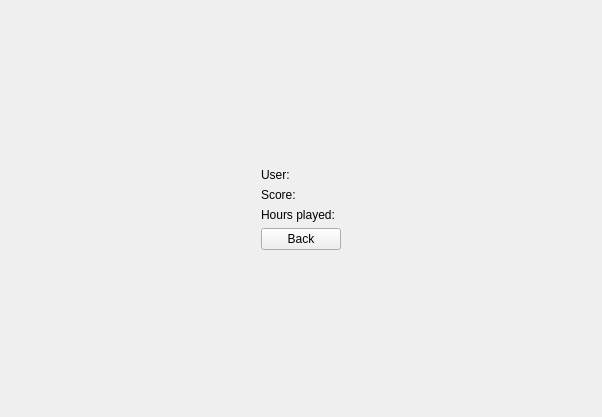
<?xml version="1.0" encoding="UTF-8"?>
<ui version="4.0">
 <class>ProfileWidget</class>
 <widget class="QWidget" name="ProfileWidget">
  <property name="geometry">
   <rect>
    <x>0</x>
    <y>0</y>
    <width>602</width>
    <height>417</height>
   </rect>
  </property>
  <property name="windowTitle">
   <string>ProfileWidget</string>
  </property>
  <layout class="QGridLayout" name="gridLayout_2">
   <item row="0" column="0">
    <widget class="QWidget" name="widget_2" native="true">
     <layout class="QGridLayout" name="gridLayout">
      <item row="0" column="0">
       <spacer name="horizontalSpacer">
        <property name="orientation">
         <enum>Qt::Orientation::Horizontal</enum>
        </property>
        <property name="sizeHint" stdset="0">
         <size>
          <width>40</width>
          <height>20</height>
         </size>
        </property>
       </spacer>
      </item>
      <item row="0" column="1">
       <widget class="QWidget" name="widget" native="true">
        <layout class="QVBoxLayout" name="verticalLayout_2">
         <item>
          <layout class="QVBoxLayout" name="verticalLayout">
           <item>
            <spacer name="verticalSpacer_2">
             <property name="orientation">
              <enum>Qt::Orientation::Vertical</enum>
             </property>
             <property name="sizeHint" stdset="0">
              <size>
               <width>20</width>
               <height>40</height>
              </size>
             </property>
            </spacer>
           </item>
           <item>
            <widget class="QLabel" name="usernameLabel">
             <property name="text">
              <string>User:</string>
             </property>
             <property name="alignment">
              <set>Qt::AlignmentFlag::AlignLeading|Qt::AlignmentFlag::AlignLeft|Qt::AlignmentFlag::AlignVCenter</set>
             </property>
            </widget>
           </item>
           <item>
            <widget class="QLabel" name="scoreLabel">
             <property name="text">
              <string>Score:</string>
             </property>
             <property name="alignment">
              <set>Qt::AlignmentFlag::AlignLeading|Qt::AlignmentFlag::AlignLeft|Qt::AlignmentFlag::AlignVCenter</set>
             </property>
            </widget>
           </item>
           <item>
            <widget class="QLabel" name="hoursLabel">
             <property name="text">
              <string>Hours played:</string>
             </property>
            </widget>
           </item>
           <item alignment="Qt::AlignmentFlag::AlignHCenter">
            <widget class="QPushButton" name="backButton">
             <property name="sizePolicy">
              <sizepolicy hsizetype="Fixed" vsizetype="Fixed">
               <horstretch>0</horstretch>
               <verstretch>0</verstretch>
              </sizepolicy>
             </property>
             <property name="text">
              <string>Back</string>
             </property>
            </widget>
           </item>
           <item>
            <spacer name="verticalSpacer">
             <property name="orientation">
              <enum>Qt::Orientation::Vertical</enum>
             </property>
             <property name="sizeHint" stdset="0">
              <size>
               <width>20</width>
               <height>40</height>
              </size>
             </property>
            </spacer>
           </item>
          </layout>
         </item>
        </layout>
       </widget>
      </item>
      <item row="0" column="2">
       <spacer name="horizontalSpacer_2">
        <property name="orientation">
         <enum>Qt::Orientation::Horizontal</enum>
        </property>
        <property name="sizeHint" stdset="0">
         <size>
          <width>40</width>
          <height>20</height>
         </size>
        </property>
       </spacer>
      </item>
     </layout>
    </widget>
   </item>
  </layout>
 </widget>
 <layoutdefault spacing="6" margin="11"/>
 <resources/>
 <connections/>
</ui>
